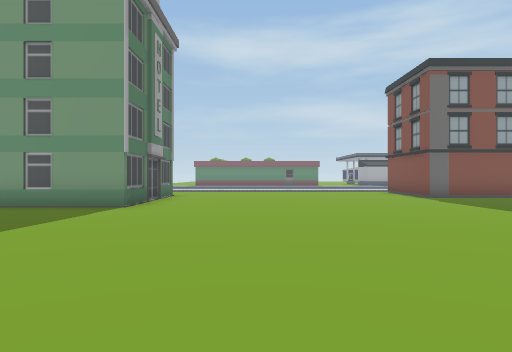
[1] (above)

24 first-person views from a walk through a scene from a Unity 3-D project. The camera is 1.3 m above the floor, looks level and sees 70° across. The floor is counted in squares, 2 m on a side. Each view is taken from the middle of a square. On the plan, view 1 faces up. The plan holds only what a view shows up to about 11 squares ahead; the rest is blank. The place goes on beyond the plan. The player character is not drawn. Some animated figures are left out.

[2]
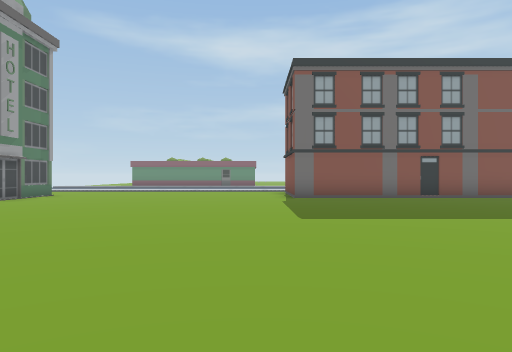

[3]
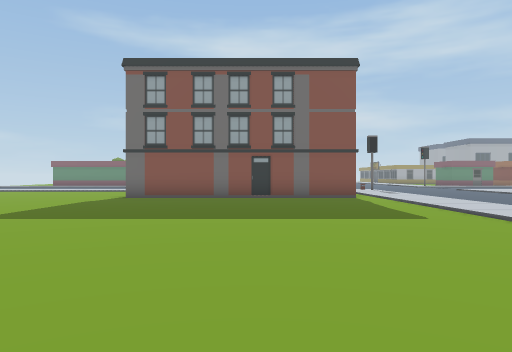

[4]
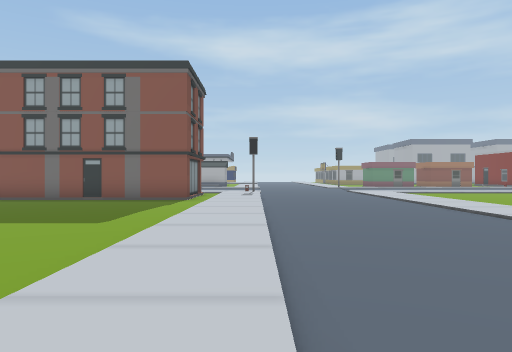

[5]
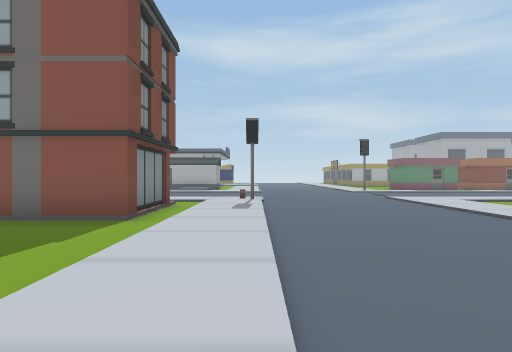

[6]
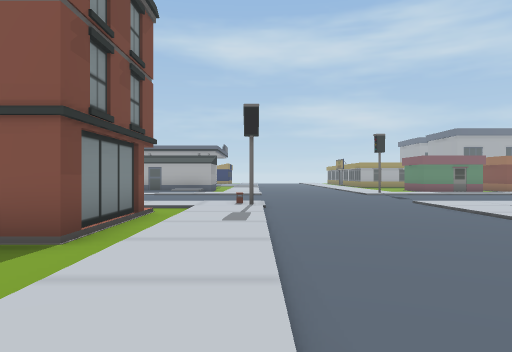

[7]
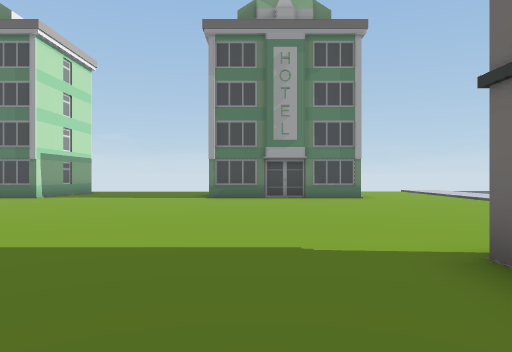

[8]
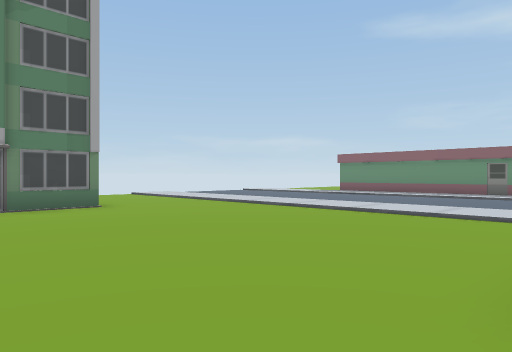

[9]
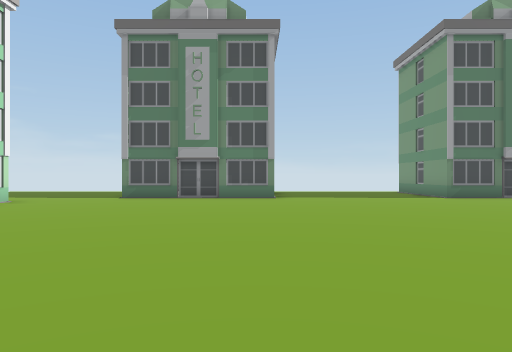

[10]
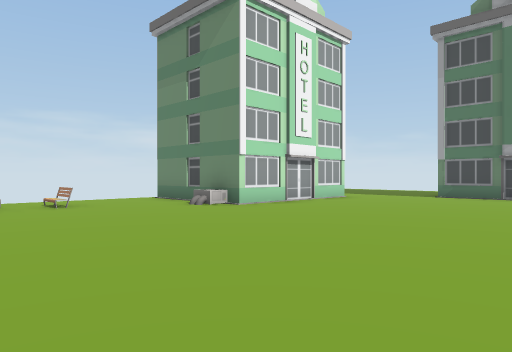

[11]
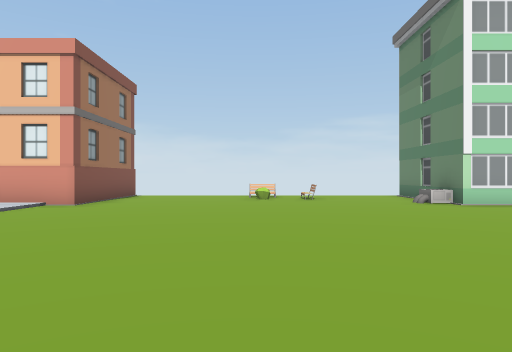

[12]
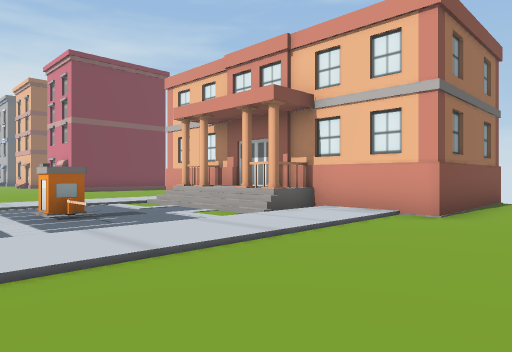

[13]
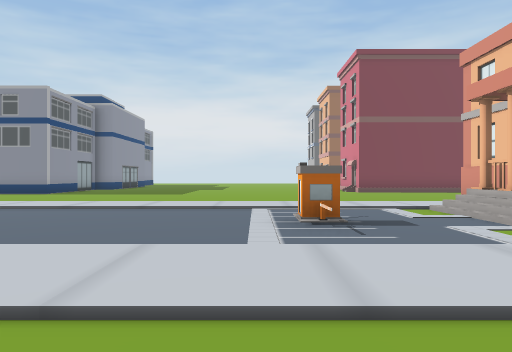

[14]
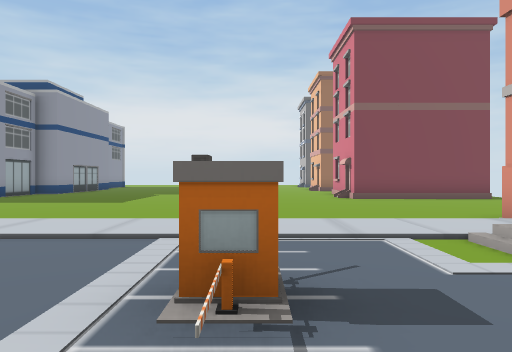

[15]
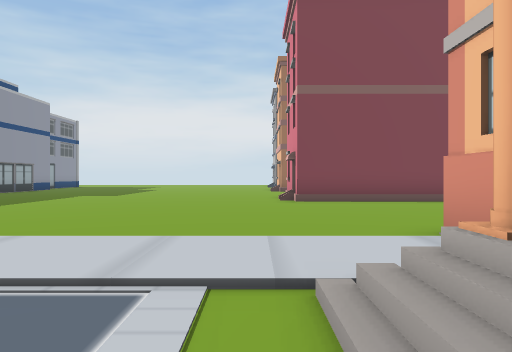

[16]
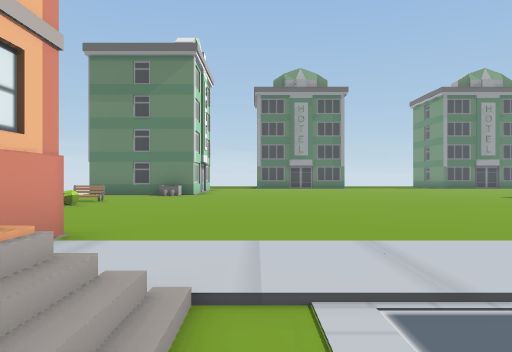

[17]
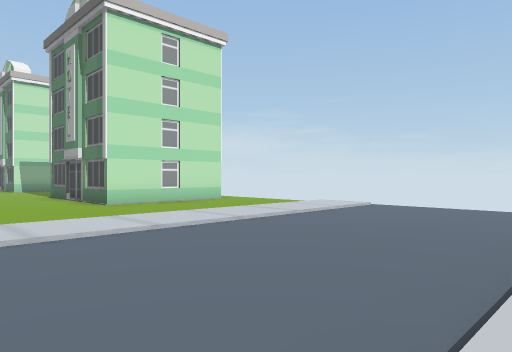

[18]
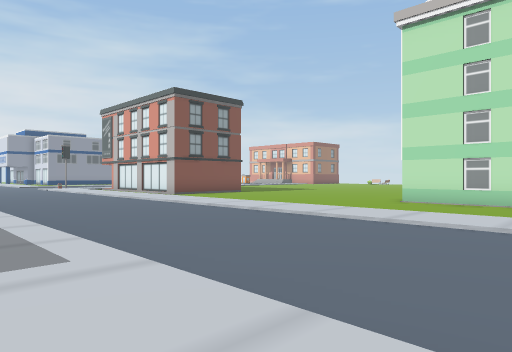

[19]
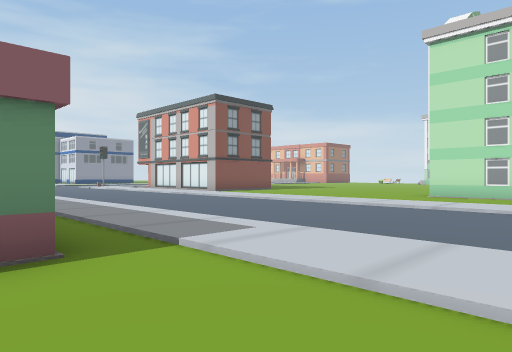

[20]
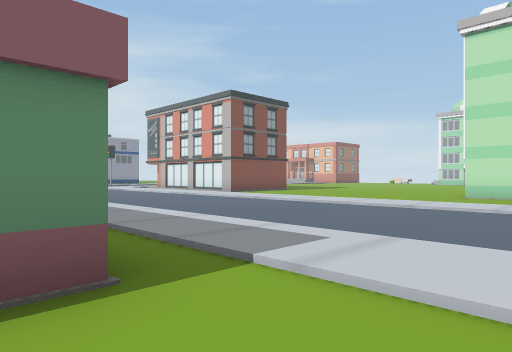

[21]
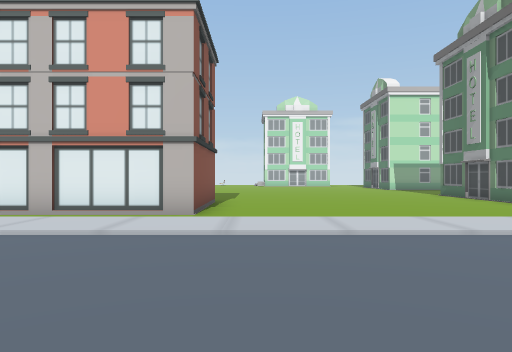

[22]
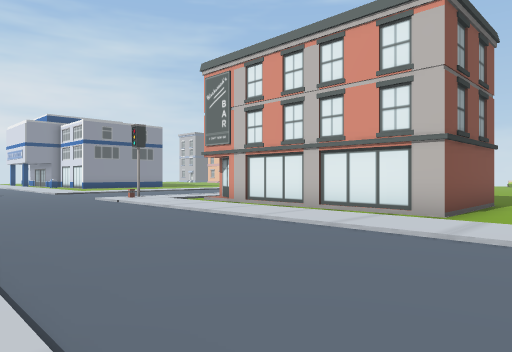

[23]
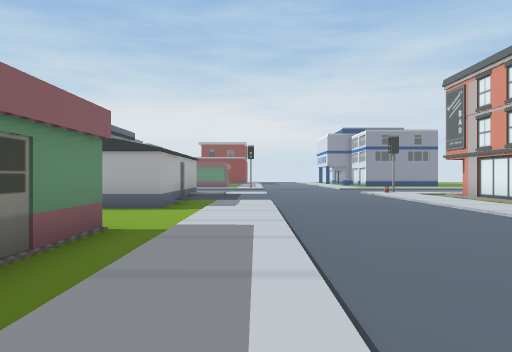

[24]
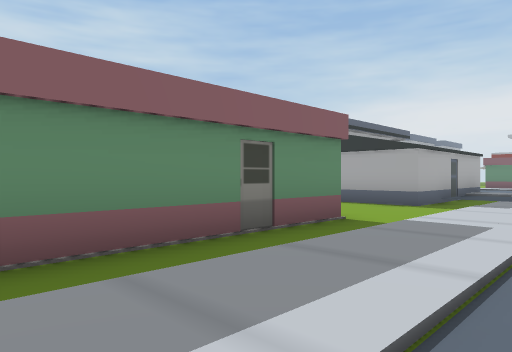

### Floor plan
Key: @ floor where view 1 was taken; # wall or solid block; . main floor; : floor 0.25 m higher than the main floor; / step, stairs or slope; B building; E bench; U bush; O other object.
Columns run from 7 left of view 1 to 27 right of it. Each row starts with its distance up from view 1.
 25               #
 24 ....#     ##..##
 23 ....#  ####....####
 22 ///////////////.:::
 21 ::::::::::::::
 20 ...................
 19 ........................
 18 ..........................
 17 ..........................
 16 :::                  :....:::
 15 ////////////////   /:O....://
 14 .............#####B/::....:.
 13  ............      /::....
 12  ####........      /::....
 11     #........######/::....
 10     #...............::....
  9     #...............::....
  8   ###...............::....  ..
  7   ..................::....  .. ..
  6    .................::....  .....
  5    .................::....  .......
  4     ................::.... ........
  3     ................::.... ........
  2     #...............::.... ........
  1     #...............::.... ........
  0     #..@............::.O.. ........
 -1     #...............::.... ........
 -2     #...............:/.../ ........
 -3     ................: B B  ...... B
 -4     ....##.........#BB###BB#.....
 -5     ..#####O.......#O     O .....
 -6           #..E.U...#          ...

Where each view was taken, in squares from view 1:
view 1: 0 up, 0 right, facing up
view 2: 0 up, 4 right, facing up
view 3: 0 up, 9 right, facing up
view 4: 0 up, 14 right, facing up
view 5: 5 up, 14 right, facing up
view 6: 7 up, 14 right, facing up
view 7: 9 up, 8 right, facing left
view 8: 9 up, 5 right, facing up-left
view 9: 2 up, 8 right, facing left
view 10: 2 up, 9 right, facing down-left
view 11: 4 up, 8 right, facing down
view 12: 2 up, 10 right, facing down-right
view 13: 1 up, 11 right, facing right
view 14: 0 up, 14 right, facing right
view 15: 2 down, 16 right, facing right
view 16: 2 down, 16 right, facing left
view 17: 21 up, 1 right, facing down-left
view 18: 22 up, 7 left, facing down-right
view 19: 24 up, 7 left, facing down-right
view 20: 24 up, 6 left, facing down-right
view 21: 21 up, 4 right, facing down
view 22: 21 up, 3 right, facing down-right
view 23: 21 up, 1 left, facing right
view 24: 20 up, 1 left, facing up-right
